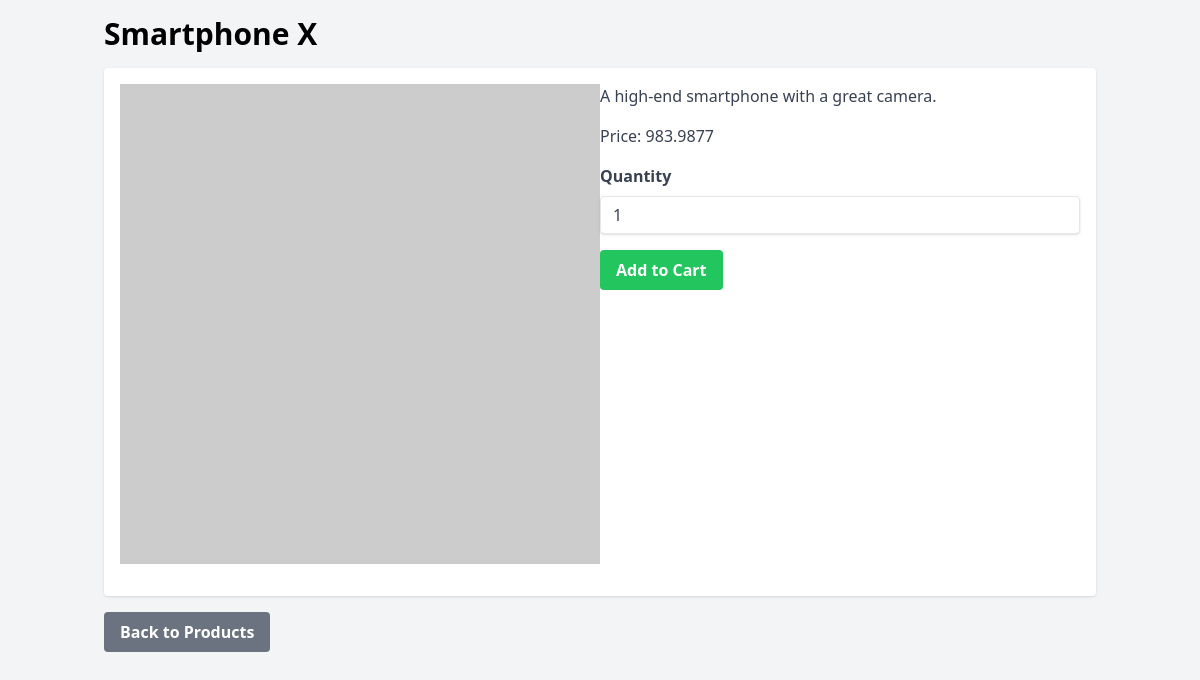
The app's page /shop/product.php?id=1 with its own data.
### tables this page shows
CREATE TABLE IF NOT EXISTS products (
    id INT AUTO_INCREMENT PRIMARY KEY,
    title VARCHAR(255) NOT NULL,
    description TEXT,
    creation_date DATE,
     modification_date DATE,
    expiration_date DATE,
    net_price DECIMAL(10, 2) NOT NULL,
     vat DECIMAL(5,2) NOT NULL,
    stock_quantity INT NOT NULL,
    status INT NOT NULL,
    category INT,
     dimensions VARCHAR(255),
    image VARCHAR(255),
    FOREIGN KEY (category) REFERENCES categories(id)
);

### utils.php (called while the page is built, shortened)
<?php
$db_host = 'localhost';
$db_user = 'root';
$db_password = 'passwd123';
$db_name = 'lab12';
try {
    $db = new PDO("mysql:host=$db_host;dbname=$db_name;charset=utf8mb4", $db_user, $db_password);
    $db->setAttribute(PDO::ATTR_ERRMODE, PDO::ERRMODE_EXCEPTION);
} catch(PDOException $e) {
    die("Database connection failed: " . $e->getMessage());
}
function getProductById($id) {
    global $db;
    $stmt = $db->prepare("SELECT * FROM products WHERE id = :id");
    $stmt->bindParam(':id', $id);
    $stmt->execute();
    return $stmt->fetch(PDO::FETCH_ASSOC);
}

### shop/product.php (the view, shortened to what this page needs)
<?php
require_once '../utils.php';
if (isset($_GET['id'])) {
    $product = getProductById($_GET['id']);
} else {
    header('Location: index.php');
    exit;
}
?>
<!DOCTYPE html>
<html lang="en">
<head>
    <script src="https://cdn.tailwindcss.com"></script>
</head>
<body class="bg-gray-100">
    <div class="container mx-auto p-4">
        <h1 class="text-3xl font-bold mb-4"><?php echo $product['title']; ?></h1>
         <div class="bg-white p-4 rounded shadow flex justify-center">
            <div class="w-1/2">
                <img src="<?php echo $product['image']; ?>" alt="<?php echo $product['title']; ?>" class="w-full h-auto object-cover mb-4">
             </div>
            <div class="w-1/2">
                  <p class="text-gray-700 mb-4"><?php echo $product['description']; ?></p>
                  <p class="text-gray-700 mb-4">Price: <?php echo $product['net_price'] * (1+ ($product['vat']/100)); ?> </p>
                <form action="product.php?id=<?php echo $product['id']; ?>" method="post" class="space-y-4">
                    <div>
                         <label for="quantity" class="block text-gray-700 font-bold mb-2">Quantity</label>
                        <input type="number" name="quantity" id="quantity" value="1" min="1" class="shadow appearance-none border rounded w-full py-2 px-3 text-gray-700 leading-tight focus:outline-none focus:shadow-outline" required>
                    </div>
                     <button type="submit" name="add_to_cart" class="bg-green-500 hover:bg-green-700 text-white font-bold py-2 px-4 rounded">Add to Cart</button>
                 </form>
            </div>
        </div>
        <a href="index.php" class="inline-block bg-gray-500 hover:bg-gray-700 text-white font-bold py-2 px-4 rounded mt-4">Back to Products</a>
    </div>
</body>
</html>

### records on screen
products: title "Smartphone X", description "A high-end smartphone with a great camera.", $product['net_price'] * (1+ ($product['vat']/100)) "983.9877"
